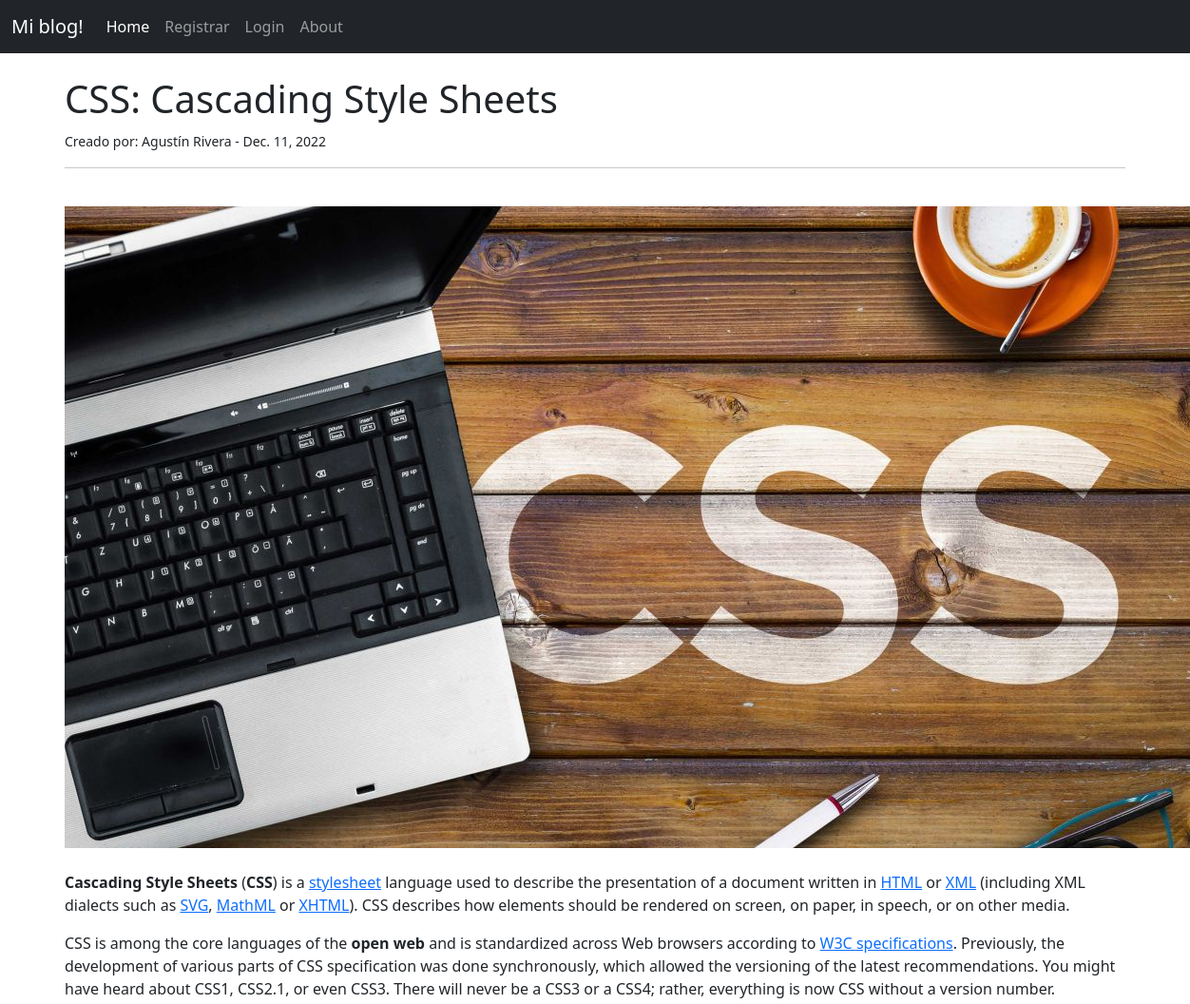
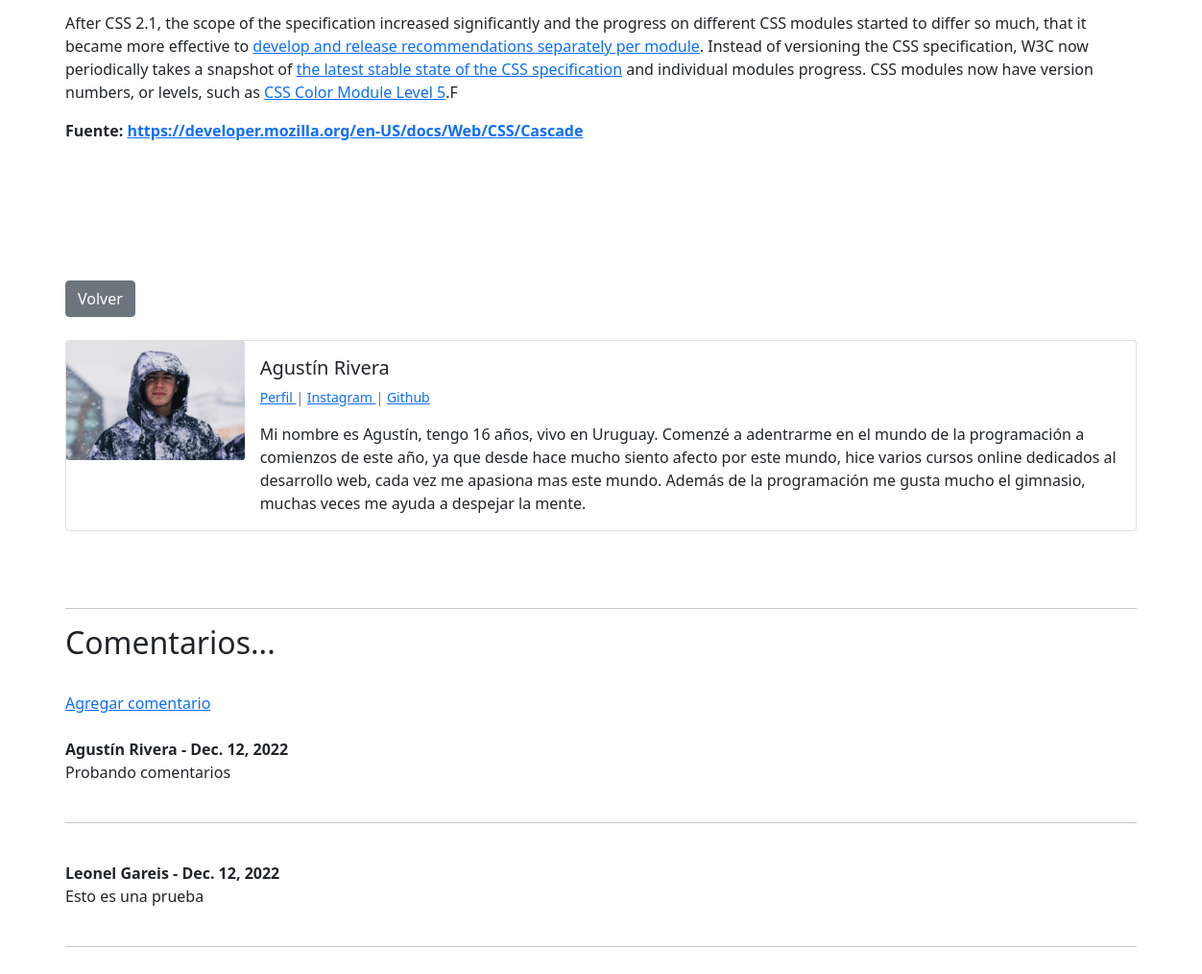
The page /post/10/ on the database its author committed (2 pictures, top to bottom).
### appblog/models.py (models this page shows, shortened)
class Post(models.Model):
    titulo = models.CharField(max_length=60)
    imagen_cabezera = models.ImageField(null=True, blank=True, upload_to="imagenes/")
    titulo_tag = models.CharField(max_length=60)
    autor = models.ForeignKey(User, on_delete=models.CASCADE)
    cuerpo = RichTextField(blank=True, null=True)
    fecha = models.DateField(auto_now_add=True)
    descripcion = models.CharField(max_length=100, default='click en el link para leer mas')

class Perfil(models.Model):
    user = models.OneToOneField(User, null=True, on_delete=models.CASCADE)
    bio = models.TextField()
    perfil_imagen = models.ImageField(null=True, blank=True, upload_to="imagenes/perfil/")
    Instagram_url = models.CharField(max_length=255, null=True, blank=True)
    github_url =  models.CharField(max_length=255, null=True, blank=True)
    fb_url = models.CharField(max_length=255, null=True, blank=True)
    web_url =  models.CharField(max_length=255, null=True, blank=True)
    Twitter_url = models.CharField(max_length=255, null=True, blank=True)

class Comment(models.Model):
    post = models.ForeignKey(Post,related_name="comments", on_delete=models.CASCADE)
    name = models.CharField(max_length=255)
    body = models.TextField()
    date_added = models.DateField(auto_now_add=True)

### appblog/views.py (the view)
# urls.py: path('post/<pk>/', PostDetail.as_view(), name="detalle-post"),
class PostDetail(DetailView):
   model = Post
   template_name = 'appblog/detail_post.html'

### appblog/templates/appblog/detail_post.html (shortened to what this page needs)
{% extends 'appblog/base.html' %}
{% block contenido %}
    <h1> {{object.titulo}} </h1>
    <small>Creado por: {{ object.autor.first_name}}
        {{object.autor.last_name}} - {{ object.fecha }}
    </small><br/>
    <hr>
    <br/>
    {% if object.imagen_cabezera %}
    <img src="{{ object.imagen_cabezera.url }}">
    {% endif %}
    <br/><br/>
    {{ object.cuerpo|safe }}
<br/><br/>
<a href="{% url 'inicio' %}" class="btn btn-secondary"> Volver </a>
<br/><br/>
    <div class="card mb-3" >
    <div class="row g-0">
        <div class="col-md-2">
{% if object.autor.perfil.perfil_imagen %}
    <img src="{{ object.autor.perfil.perfil_imagen.url }}" class="card-img"   >
{% else %}
    <img src="https://180dc.org/wp-content/uploads/2016/08/default-profile.png" class="card-img" >
{% endif %}
        </div>
        <div class="col-md-10">
        <div class="card-body">
            <h5 class="card-title">
                {{ object.autor.first_name}}
                {{object.autor.last_name}}
            </h5>
        <p class= "small text-muted">
            <a href="{% url 'show_profile' object.autor.perfil.id %}"> Perfil </a> |
            {% if object.autor.perfil.Instagram_url %}
                <a href="{{ object.autor.perfil.Instagram_url }}">Instagram </a> |
            {% endif %}
            {% if object.autor.perfil.github_url %}
                <a href="{{ object.autor.perfil.github_url }}">Github </a>
            {% endif %}
            </p>
            <p class="card-text">{{ object.autor.perfil.bio }}</p>
        </div>
        </div>
    </div>
    </div>
    <br/><br/>
<hr>
<h2> Comentarios...</h2>
<br>
{% if not post.comments.all %}
<br>
    No hay comentarios aún...
    <br>
    <a href="{% url 'agregar-comentario' post.pk %}" >Agregar comentario</a>
<hr>
<br>
{% else %}
<a href="{% url 'agregar-comentario' post.pk %}" >Agregar comentario</a>
<br>
    {% for comment in post.comments.all %}
        <strong>
            <br>
            {{ comment.name}} -
            {{ comment.date_added}}
        </strong>
        <br>
        {{ comment.body}}
        <br/><br/>
        <hr>
    {% endfor %}
{% endif %}
<br>
{% endblock %}

### rows shown on the page
Post: titulo "CSS: Cascading Style Sheets", autor.first_name "Agustín", autor.last_name "Rivera", fecha "Dec. 11, 2022", imagen_cabezera (picture), cuerpo "Cascading Style Sheets ( CSS ) is a stylesheet language used to describe the presentation of a document written in HTML or XML (including XML dialects such as SVG , MathML or XHTML ). CSS describes how elements should be rendered on screen, on paper, in speech, or on other media. CSS is among the core languages of the open web and is standardized across Web browsers according to W3C specifications . Previously, the development of various parts of CSS specification was done synchronously, which allowed the versioning of the latest recommendations. You might have heard about CSS1, CSS2.1, or even CSS3. There will never be a CSS3 or a CSS4; rather, everything is now CSS without a version…", autor.perfil.perfil_imagen (picture), autor.perfil.bio "Mi nombre es Agustín, tengo 16 años, vivo en Uruguay. Comenzé a adentrarme en el mundo de la programación a comienzos de este año, ya que desde hace mucho siento afecto por este mundo, hice varios cursos online dedicados al desarrollo web, cada vez me apasiona mas este mundo. Además de la programación me gusta mucho el gimnasio, muchas veces me ayuda a despejar la mente."
Comment: name "Agustín Rivera", date_added "Dec. 12, 2022", body "Probando comentarios"
Comment: name "Leonel Gareis", date_added "Dec. 12, 2022", body "Esto es una prueba"
